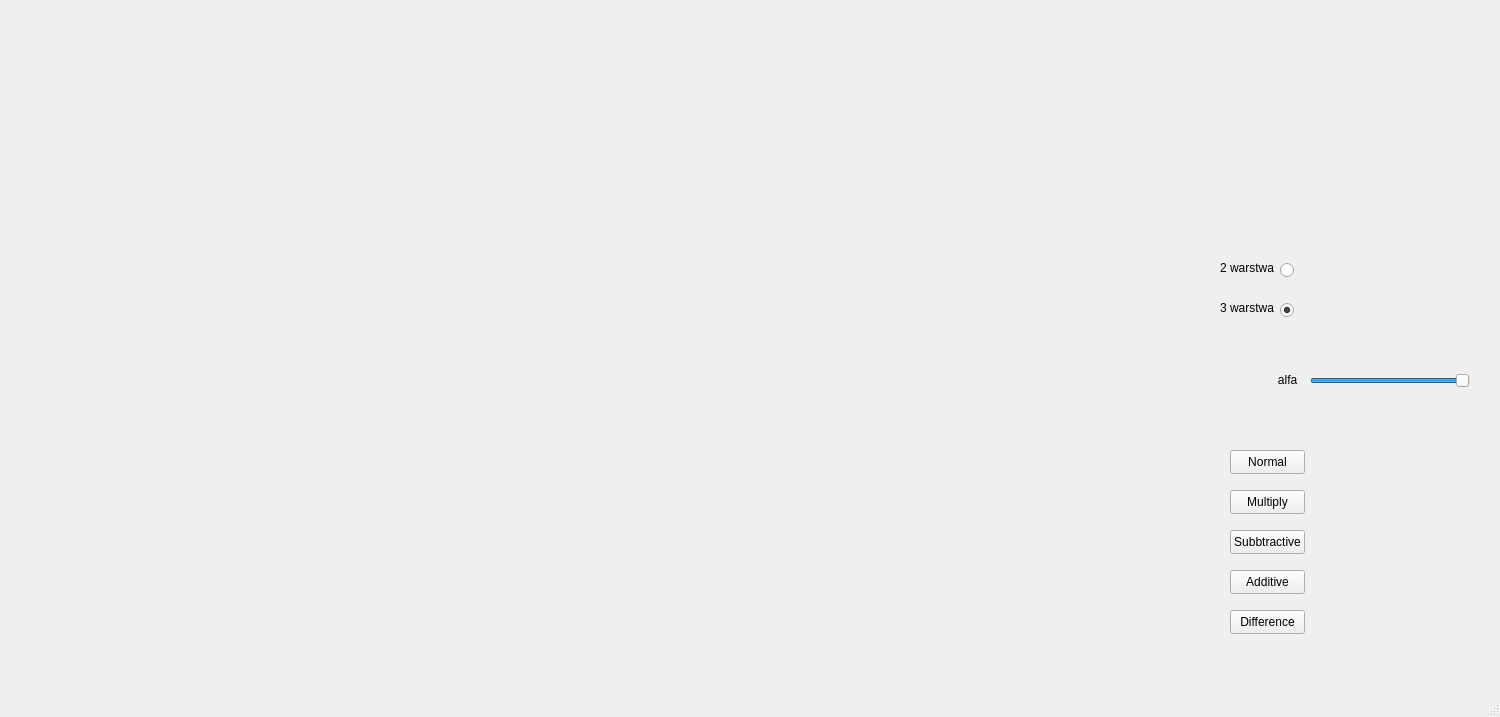
<?xml version="1.0" encoding="UTF-8"?>
<ui version="4.0">
 <class>MainWindow</class>
 <widget class="QMainWindow" name="MainWindow">
  <property name="geometry">
   <rect>
    <x>0</x>
    <y>0</y>
    <width>1500</width>
    <height>717</height>
   </rect>
  </property>
  <property name="windowTitle">
   <string>MainWindow</string>
  </property>
  <widget class="QWidget" name="centralwidget">
   <widget class="Ekran" name="widget" native="true">
    <property name="geometry">
     <rect>
      <x>0</x>
      <y>-40</y>
      <width>1215</width>
      <height>717</height>
     </rect>
    </property>
   </widget>
   <widget class="QRadioButton" name="button1">
    <property name="geometry">
     <rect>
      <x>1280</x>
      <y>260</y>
      <width>20</width>
      <height>20</height>
     </rect>
    </property>
    <property name="text">
     <string/>
    </property>
   </widget>
   <widget class="QRadioButton" name="button2">
    <property name="geometry">
     <rect>
      <x>1280</x>
      <y>300</y>
      <width>89</width>
      <height>20</height>
     </rect>
    </property>
    <property name="text">
     <string/>
    </property>
    <property name="checked">
     <bool>true</bool>
    </property>
   </widget>
   <widget class="QLabel" name="label">
    <property name="geometry">
     <rect>
      <x>1220</x>
      <y>260</y>
      <width>61</width>
      <height>16</height>
     </rect>
    </property>
    <property name="text">
     <string>2 warstwa</string>
    </property>
   </widget>
   <widget class="QLabel" name="label_2">
    <property name="geometry">
     <rect>
      <x>1220</x>
      <y>300</y>
      <width>61</width>
      <height>16</height>
     </rect>
    </property>
    <property name="text">
     <string>3 warstwa</string>
    </property>
   </widget>
   <widget class="QSlider" name="suwak">
    <property name="geometry">
     <rect>
      <x>1310</x>
      <y>370</y>
      <width>160</width>
      <height>22</height>
     </rect>
    </property>
    <property name="maximum">
     <number>100</number>
    </property>
    <property name="pageStep">
     <number>10</number>
    </property>
    <property name="value">
     <number>100</number>
    </property>
    <property name="orientation">
     <enum>Qt::Horizontal</enum>
    </property>
   </widget>
   <widget class="QLabel" name="label_3">
    <property name="geometry">
     <rect>
      <x>1268</x>
      <y>370</y>
      <width>31</width>
      <height>20</height>
     </rect>
    </property>
    <property name="text">
     <string>   alfa</string>
    </property>
   </widget>
   <widget class="QPushButton" name="button3">
    <property name="geometry">
     <rect>
      <x>1230</x>
      <y>450</y>
      <width>75</width>
      <height>24</height>
     </rect>
    </property>
    <property name="text">
     <string>Normal</string>
    </property>
   </widget>
   <widget class="QPushButton" name="button5">
    <property name="geometry">
     <rect>
      <x>1230</x>
      <y>490</y>
      <width>75</width>
      <height>24</height>
     </rect>
    </property>
    <property name="text">
     <string>Multiply</string>
    </property>
   </widget>
   <widget class="QPushButton" name="button4">
    <property name="geometry">
     <rect>
      <x>1230</x>
      <y>530</y>
      <width>75</width>
      <height>24</height>
     </rect>
    </property>
    <property name="text">
     <string>Subbtractive</string>
    </property>
   </widget>
   <widget class="QPushButton" name="button6">
    <property name="geometry">
     <rect>
      <x>1230</x>
      <y>570</y>
      <width>75</width>
      <height>24</height>
     </rect>
    </property>
    <property name="text">
     <string>Additive</string>
    </property>
   </widget>
   <widget class="QPushButton" name="button7">
    <property name="geometry">
     <rect>
      <x>1230</x>
      <y>610</y>
      <width>75</width>
      <height>24</height>
     </rect>
    </property>
    <property name="text">
     <string>Difference</string>
    </property>
   </widget>
  </widget>
  <widget class="QMenuBar" name="menubar">
   <property name="geometry">
    <rect>
     <x>0</x>
     <y>0</y>
     <width>1500</width>
     <height>22</height>
    </rect>
   </property>
  </widget>
  <widget class="QStatusBar" name="statusbar"/>
 </widget>
 <customwidgets>
  <customwidget>
   <class>Ekran</class>
   <extends>QWidget</extends>
   <header>ekran.h</header>
   <container>1</container>
  </customwidget>
 </customwidgets>
 <resources/>
 <connections/>
</ui>
